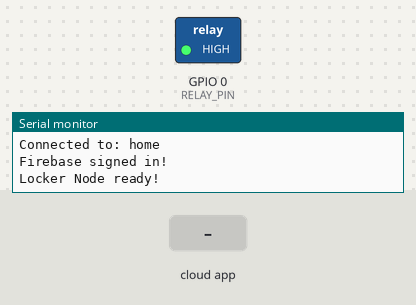
Bench run of a sketch on a simulated ESP8266 (NodeMCU). Parts: switched loads named in the sketch (green lamp = pin HIGH), the last lines printed to the serial monitor. The inputs (shaded band) are chosen by the test bench. WiFi joins after 1.5 s; servers stay silent unless stated; the Firebase database answers and starts empty.

Above: at 3.0 s.
3.1 s: the phone or cloud app sets door_status to OPEN
At 3.7 s:
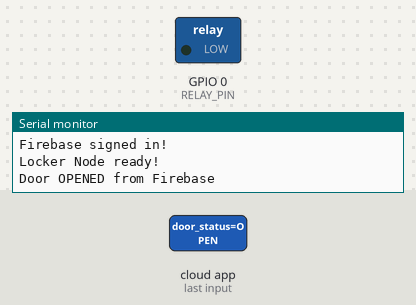
4.6 s: the phone or cloud app sets door_status to CLOSED
At 5.0 s:
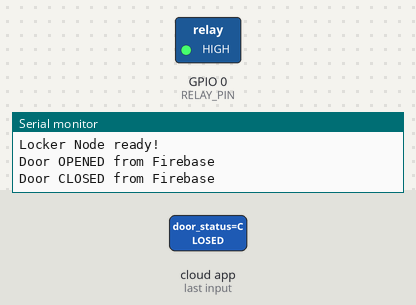
Timing chart, 0 to 7.6 s (numbered marks = the images above; inputs shaded):
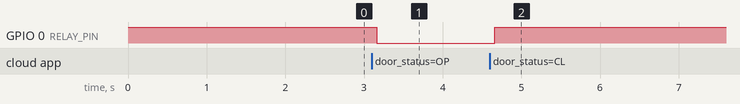

The sketch:

MAIN_LOCKER.ino
```cpp
#define BLYNK_TEMPLATE_ID "TMPL6dp07-fJq"
#define BLYNK_TEMPLATE_NAME "Smart Home Relay"
#define BLYNK_AUTH_TOKEN "bEjpCsgAutHvMEzV2is0oQze1mz8B9vT"

#include <ESP8266WiFi.h>
#include <WiFiManager.h>
#include <FirebaseESP8266.h>
#include <BlynkSimpleEsp8266.h>

#define RELAY_PIN 0
#define DOOR_BUTTON V1  // Blynk virtual pin
#define FIREBASE_DOOR_PATH "/devices/esp8266-door/door_status"

WiFiManager wifiManager;
FirebaseData fbdo;
FirebaseAuth auth;
FirebaseConfig config;

unsigned long doorTimer = 0;
bool doorActive = false;

void setup() {
  Serial.begin(115200);

  pinMode(RELAY_PIN, OUTPUT);
  digitalWrite(RELAY_PIN, HIGH); // door closed

  connectToWiFi();
  setupFirebase();

  Blynk.begin(BLYNK_AUTH_TOKEN, WiFi.SSID().c_str(), WiFi.psk().c_str());
  Serial.println("Locker Node ready!");
}

void loop() {
  Blynk.run();
  listenFirebaseDoor();
  autoCloseDoor();
}

// ---- Firebase Functions ----
void connectToWiFi() {
  if (!wifiManager.autoConnect("ESP8266-Locker", "12345678")) ESP.restart();
  Serial.println("Connected to: " + WiFi.SSID());
}

void setupFirebase() {
  config.host = "https://iot-project-f14a8-default-rtdb.asia-southeast1.firebasedatabase.app";
  config.api_key = "AIzaSyAqIuNiR-vYbqcMxpVd39yQWiv6Iy6_MMQ";
  auth.user.email = "antoneyosaurav111@gmail.com";
  auth.user.password = "1234567890";

  Firebase.begin(&config, &auth);
  Firebase.reconnectWiFi(true);
  while (auth.token.uid == "") { delay(500); Serial.print("."); }
  Serial.println("\nFirebase signed in!");
}

void listenFirebaseDoor() {
  if (Firebase.getString(fbdo, FIREBASE_DOOR_PATH)) {
    String status = fbdo.stringData();
    if (status == "OPEN" && !doorActive) {
      digitalWrite(RELAY_PIN, LOW); // open
      doorActive = true;
      doorTimer = millis();
      Blynk.virtualWrite(DOOR_BUTTON, 1);
      Serial.println("Door OPENED from Firebase");
    } else if (status == "CLOSED" && doorActive) {
      digitalWrite(RELAY_PIN, HIGH); // close
      doorActive = false;
      Blynk.virtualWrite(DOOR_BUTTON, 0);
      Serial.println("Door CLOSED from Firebase");
    }
  }
}

void autoCloseDoor() {
  if (doorActive && millis() - doorTimer > 5000) { // auto-close 5 sec
    digitalWrite(RELAY_PIN, HIGH);
    doorActive = false;
    Firebase.setString(fbdo, FIREBASE_DOOR_PATH, "CLOSED"); // sync all nodes
    Blynk.virtualWrite(DOOR_BUTTON, 0);
    Serial.println("Door auto-closed");
  }
}

// ---- Blynk control (optional manual override) ----
BLYNK_WRITE(DOOR_BUTTON) {
  if (param.asInt() == 1) {
    Firebase.setString(fbdo, FIREBASE_DOOR_PATH, "OPEN");
  } else {
    Firebase.setString(fbdo, FIREBASE_DOOR_PATH, "CLOSED");
  }
}
```

Measured:
- after the input at 3.1 s, GPIO 0 (RELAY_PIN): HIGH → LOW after 0.06 s
- after the input at 4.6 s, GPIO 0 (RELAY_PIN): LOW → HIGH after 0.06 s instead of 3.7 s
